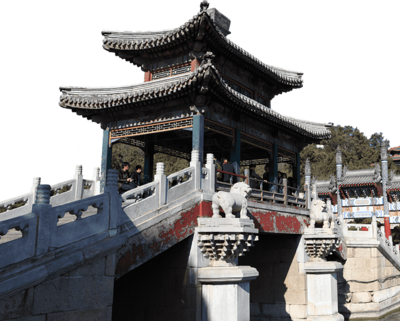
#> input picture _4.python/tkinter/__new/house.png, 400 x 321 px, given in place of house.jpg, which was not available
$ python PIL_image.py
#> lines starting #> are read from the running program, lines starting #| are printed output that depends on the picture; pictures that were not available may be replaced by others from this repository, and a replacement may not be noted
import sys
import matplotlib.pyplot as plt
import numpy as np
import math

font_filename = 'C:/_git/vcs/_1.data/______test_files1/_font/msch.ttf'
#設定中文字型及負號正確顯示
#設定中文字型檔
plt.rcParams["font.sans-serif"] = "Microsoft JhengHei" # 將字體換成 Microsoft JhengHei
#設定負號
plt.rcParams["axes.unicode_minus"] = False # 讓負號可正常顯示

print('------------------------------------------------------------')	#60個

from PIL import Image

plt.figure('影像處理1', figsize = (10, 6))

pil_im = Image.open('house.jpg')
#> pil_im is the input picture: PIL image 400x321 RGBA; mean R, G, B, A 66.7, 65.5, 65.5, 176.5
plt.gray()

plt.subplot(121)
plt.title(u'原图')
plt.axis('off')
plt.imshow(pil_im)

pil_im = Image.open('house.jpg').convert('L')
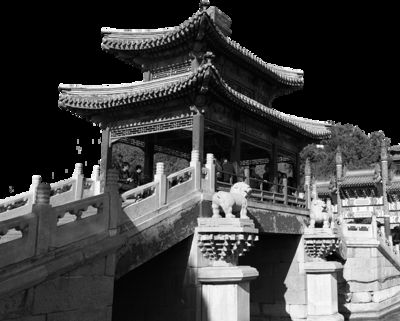
#> pil_im: PIL image 400x321 L; min 0, max 255, mean 65.9

plt.subplot(122)
plt.title(u'灰度图')
plt.axis('off')
plt.imshow(pil_im)

plt.show()
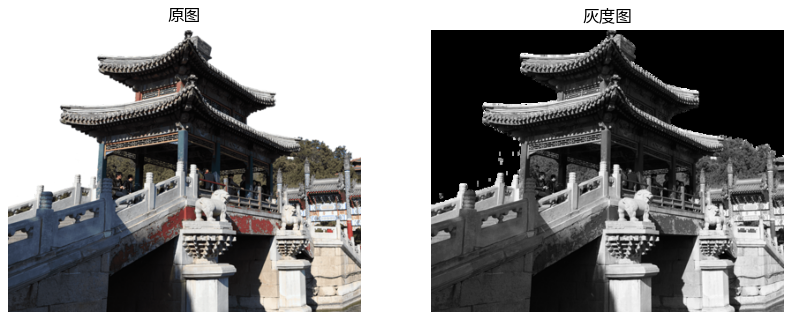
#> figure drawn by matplotlib, 2 panels

$ run again, with _4.python/tkinter/__new/hung.jpg saved as _4.python/tkinter/__new/house.png
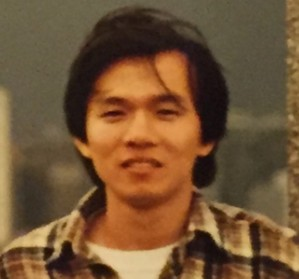
#> input picture _4.python/tkinter/__new/hung.jpg, 299 x 279 px, given in place of house.jpg, which was not available
#> pil_im is the input picture: PIL image 299x279 RGB; mean R, G, B 114.5, 83.3, 52.6
#> `pil_im = Image.open('house.jpg').convert('L')`:
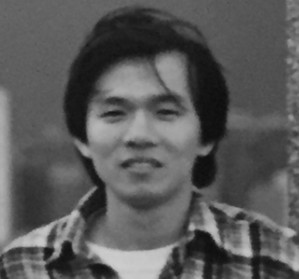
#> pil_im: PIL image 299x279 L; min 12, max 208, mean 89.2
#> `plt.show()`:
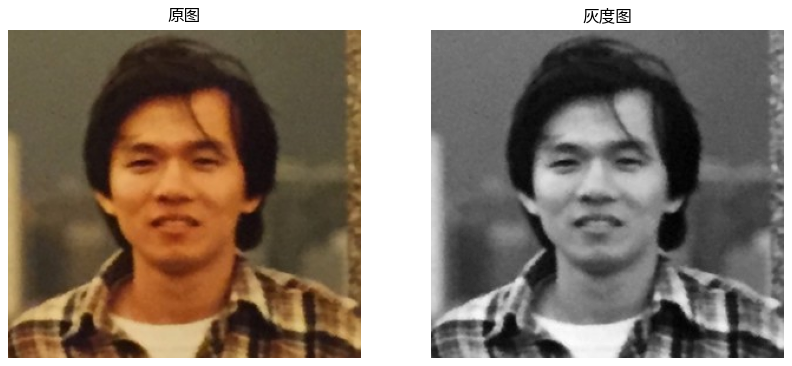
#> figure drawn by matplotlib, 2 panels

$ run again, with _4.python/tkinter/__new/raccoon.jpg saved as _4.python/tkinter/__new/house.png
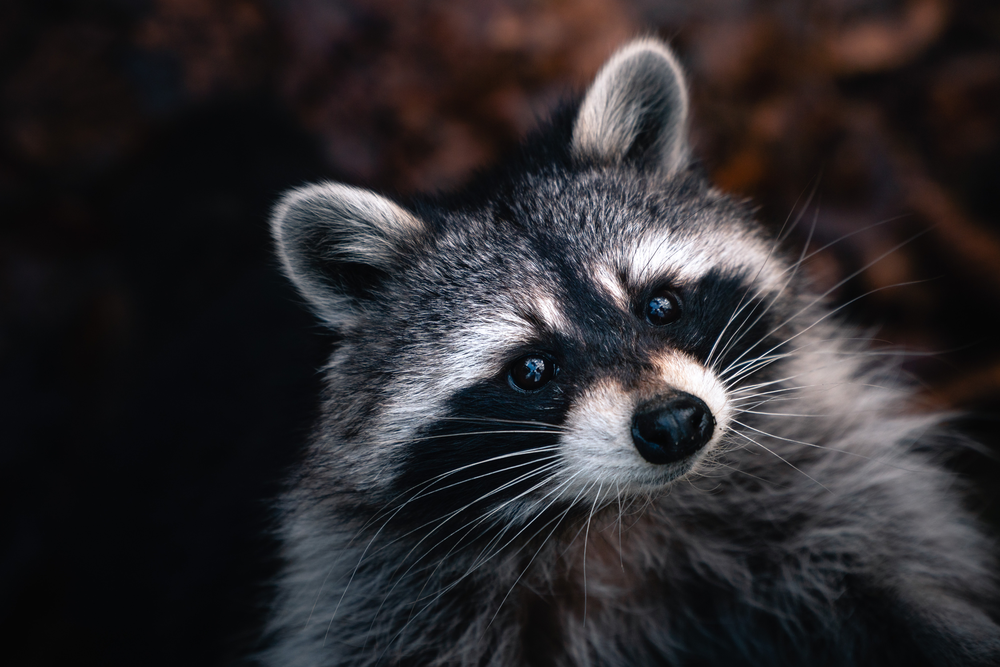
#> input picture _4.python/tkinter/__new/raccoon.jpg, 1000 x 667 px, shrunk from 6000 x 4000 before the run, given in place of house.jpg, which was not available
#> pil_im is the input picture: PIL image 1000x667 RGB; mean R, G, B 44.7, 41.9, 44.4
#> `pil_im = Image.open('house.jpg').convert('L')`:
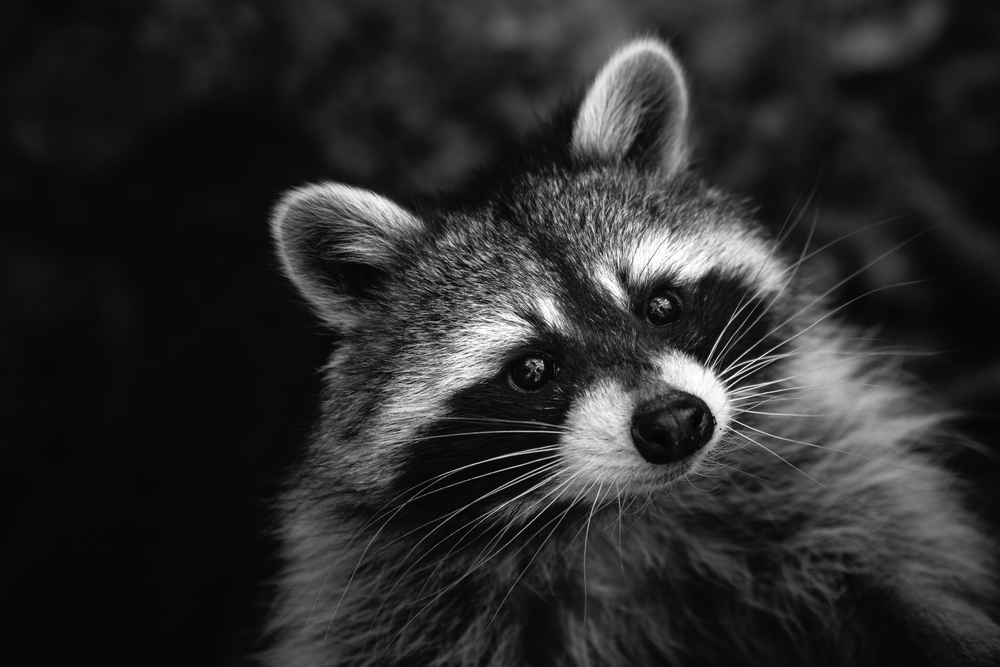
#> pil_im: PIL image 1000x667 L; min 0, max 255, mean 43
#> `plt.show()`:
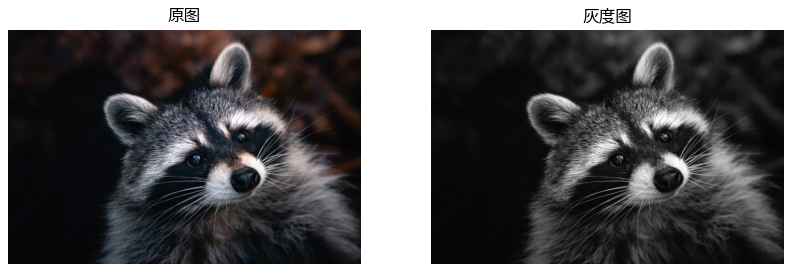
#> figure drawn by matplotlib, 2 panels
